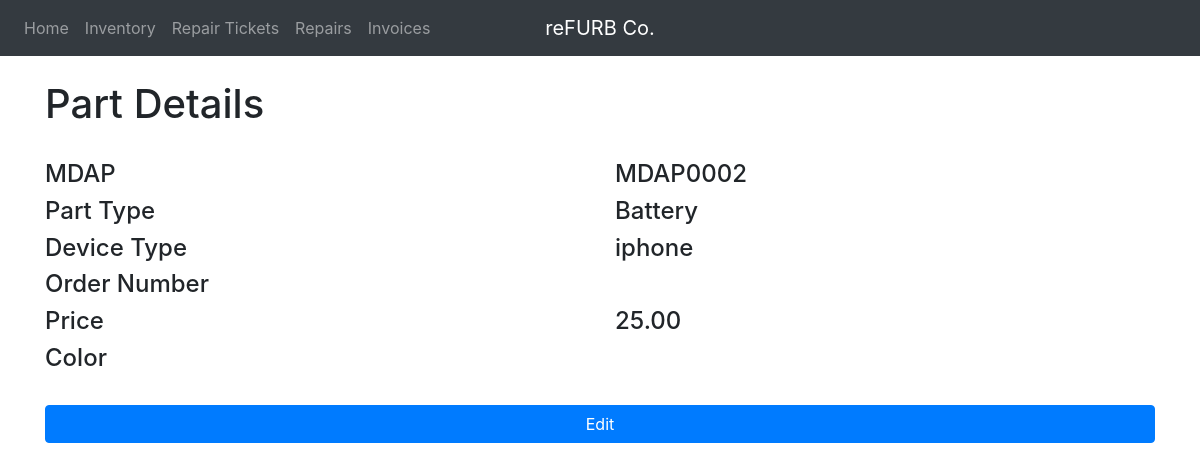
The page /refurbco/inventory/2/ on the database its author committed.
### refurbco/models.py (models this page shows, shortened)
class Inventory(models.Model):
    mdap = models.TextField(max_length=8, blank=True)
    part = models.TextField(max_length=20) #models.ForeignKey(PartType, on_delete=models.PROTECT)
    device = models.TextField(max_length=20) #models.ForeignKey(Device, on_delete=models.PROTECT)
    order = models.TextField(max_length=20) #models.ForeignKey(Order, on_delete=models.PROTECT)
    part_cost = models.DecimalField(max_digits=4, decimal_places=2)
    color = models.TextField(max_length=12, blank=True) #

### refurbco/views.py (the view)
# urls.py: path('inventory/<int:pk>/', ViewPart.as_view(), name='refurbco-viewPart'),
class ViewPart(DetailView):
  model = Inventory

### refurbco/templates/refurbco/inventory_detail.html (shortened to what this page needs)
{% extends "refurbco/base.html" %}
{% block content %}
<br>
<div class='row'>
    <h1 class='col-lg-8'>Part Details</h1>
</div>
<br>
    <div class='row'>
        <div class='col'>
            <h4>MDAP</h4>
        </div>
        <div class='col'>
            <h4>{{ object.mdap }}</h4>
        </div>
    </div>
    <div class='row'>
        <div class='col'>
            <h4>Part Type</h4>
        </div>
        <div class='col'>
            <h4>{{ object.part }}</h4>
        </div>
    </div>
    <div class='row'>
        <div class='col'>
            <h4>Device Type</h4>
        </div>
        <div class='col'>
            <h4>{{ object.device }}</h4>
        </div>
    </div>
    <div class='row'>
        <div class='col'>
            <h4>Order Number</h4>
        </div>
        <div class='col'>
        </div>
    </div>
    <div class='row'>
        <div class='col'>
            <h4>Price</h4>
        </div>
        <div class='col'>
            <h4>{{ object.part_cost }}</h4>
        </div>
    </div>
    <div class='row'>
        <div class='col'>
            <h4>Color</h4>
        </div>
        <div class='col'>
        </div>
    </div><br>
    <div class='row'>
        <div class='col'>
            <form action="{% url 'refurbco-updatePart' %}" method='POST'> {% csrf_token %}
                <input type='submit' class='btn btn-primary btn-block' value='Edit'>
            </form>
        </div>
    </div>
{% endblock content %}

### rows shown on the page
Inventory: mdap "MDAP0002", part "Battery", device "iphone", part_cost "25.00"
